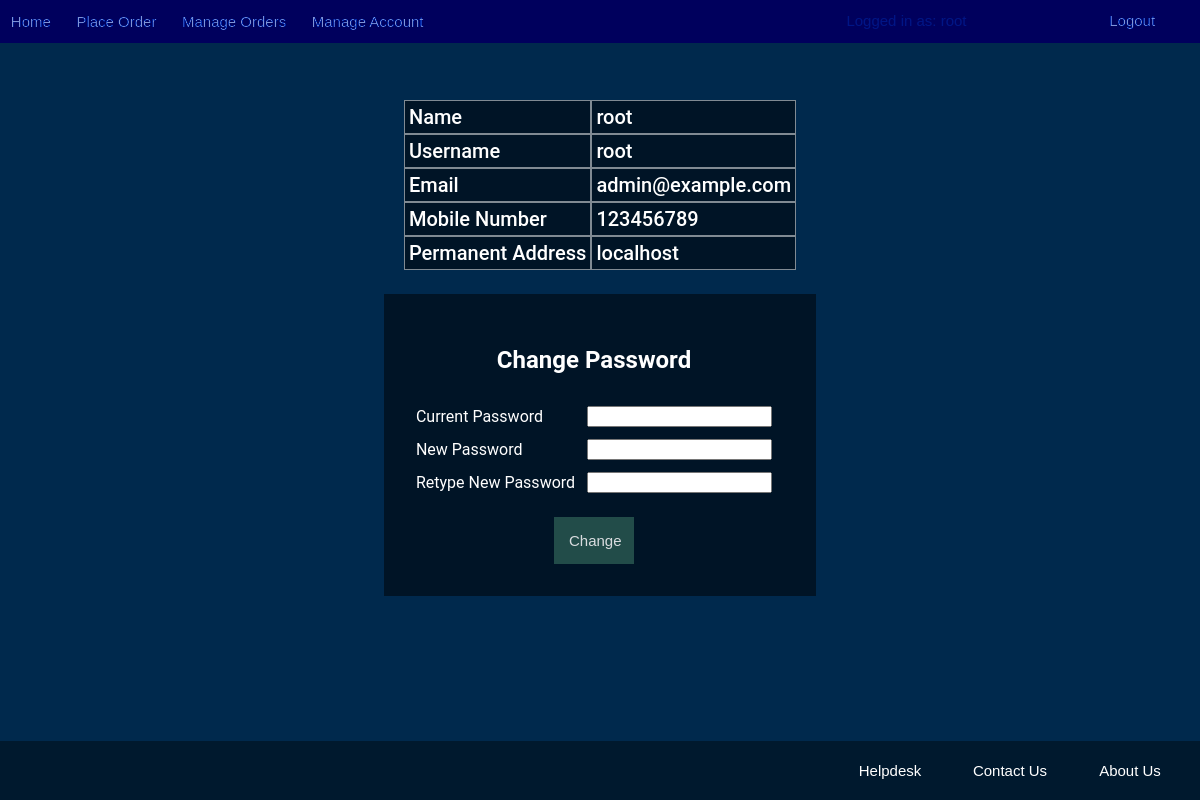
The page /HTML/myaccount.php (signed in) on the database its author committed.
### tables this page shows
CREATE TABLE `user` (
  `username` varchar(20) NOT NULL,
  `name` varchar(30) NOT NULL,
  `email` varchar(50) NOT NULL,
  `mobno` int(10) NOT NULL,
  `paddr` varchar(100) NOT NULL
);

### HTML/myaccount.php (the view, shortened to what this page needs)
<!DOCTYPE html>
<html lang="en">
<head>
	<link rel="stylesheet" href="../CSS/topbar.css">
	<link rel="stylesheet" href="../CSS/footer.css">
	<link rel="stylesheet" href="../CSS/myordermyaccount.css">
	<?php
	$a = $_SESSION['uname'];
	$conn = new mysqli("localhost","root","","Boxitdb") or die("Error connecting to DB");
	$q = "SELECT * FROM USER WHERE username='$a'";
	$result = $conn->query("$q") or die("Error executing query");
	$row=$result->fetch_assoc();
	$err="";
	?>
</head>
<body id="myaccountbody">
	<?php
	include'topbar.php';
	echo"<table id='myaccounttable' cellspacing='0'>
	<tr>
	<td>Name</td>
	<td>".$row['name']."</td>
	</tr>
	<tr>
	<td>Username</td>
	<td>".$row['username']."</td>
	</tr>
	<tr>
	<td>Email</td>
	<td>".$row['email']."</td>
	</tr>
	<tr>
	<td>Mobile Number</td>
	<td>".$row['mobno']."</td>
	</tr>
	<tr>
	<td>Permanent Address</td>
	<td>".$row['paddr']."</td>
	</tr>
	</table>";
	?>
	<form action="<?php echo $_SERVER['PHP_SELF']; ?>" method = 'post'>
		<table id="passwordtable" cellpadding="4em" cellspacing="4em">
		<tr>
		<th colspan='2'><h2>Change Password</h2></th>
		</tr>
		<tr>
		<td>Current Password</td>
		<td><input type='password' name='cpass' required></td>
		</tr>
		<tr>
		<td>New Password</td>
		<td><input type='password' name='npass' required onkeyup="check(this.value);"></td>
		<td id='password_strength'></td>
		</tr>
		<tr>
		<td>Retype New Password</td>
		<td><input type='password' name='rpass' required></td>
		</tr>
		<tr>
		<td><?php echo $err; $err=""; ?>	</td>
		</tr>
		<tr>
		<td align="center" colspan='2'><input type='submit' name ='changepass' value='Change'></td>
		</tr>
		</table>
		</form>
		<?php include "footer.php";?>
	</body>
	</html>

### CSS/topbar.css (style rules this page uses)
html, body { margin: 0; padding: 0; }

### CSS/myordermyaccount.css (style rules this page uses)
#myorderbody, #myaccountbody { font-family: Roboto, Helvetica, Arial, Sans-serif; background-color: #00294d; background-image: url("https://www.transparenttextures.com/patterns/clean-gray-paper.png"); }
#myaccounttable { background-color: rgba(0,0,0,0.5); margin: auto; margin-top: 4em; }
#myaccounttable td { font-size: 20px; font-weight: 500; color: #fff; border: none; padding: 0.2em; border: 1px solid rgba(255,255,255, 0.5); }
#passwordtable { padding: 0.6em; background-color: rgba(0,0,0,0.5); margin: 0 auto; margin-top: 1.5em; padding: 1.5em; color: white; }
#passwordtable input[type=text], input[type=submit] { padding: 1em; font-size: 15px; }
#passwordtable input[type=submit] { width: 80px; border: 0; background-color: #295650; color: #ffffff; font-weight: 500; text-align: center; cursor: pointer; opacity: 0.85; align-content: center; margin: 0 auto; }

### rows shown on the page
user: name "root", username "root", email "admin@example.com", mobno "123456789", paddr "localhost"
